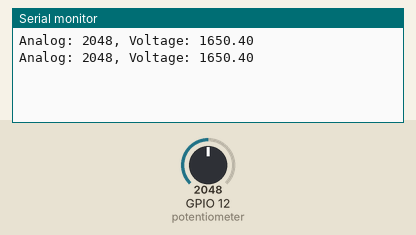
Simulated run of this sketch. Board: ESP32. On the bench: the last lines printed to the serial monitor. The test bench sets the inputs (shaded band); at power-on: GPIO 12 (potentiometer) = 2048.

Above: at 1.8 s.
1.9 s: GPIO 12 (potentiometer) set to 2866
At 2.7 s:
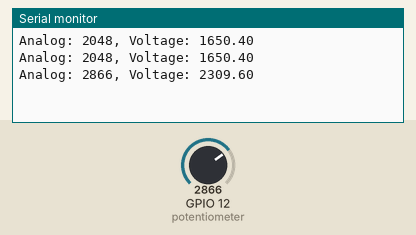
3.4 s: GPIO 12 (potentiometer) set to 3603
At 4.8 s:
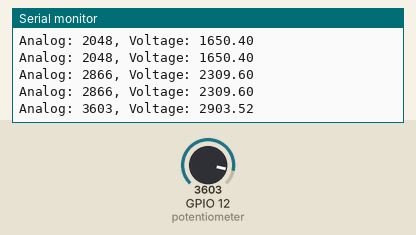
Timing chart, 0 to 6.4 s (numbered marks = the images above; inputs shaded):
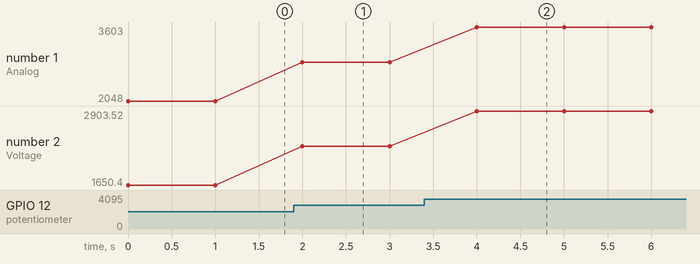

The sketch:

sketch.ino
```cpp
float floatMap(float x, float in_min, float in_max, float out_min, float out_max) {
  return (x - in_min) * (out_max - out_min) / (in_max - in_min) + out_min;
}

void setup() {
  Serial.begin(9600);
}

void loop() {

  int analogValue = analogRead(12);

  float voltage = floatMap(analogValue, 0, 4095, 0, 3.3);

  Serial.print("Analog: ");
  Serial.print(analogValue);
  Serial.print(", Voltage: ");
  Serial.println(voltage*1000);

  delay(1000);
}
```

Measured:
- after the input at 1.9 s, the serial monitor: prints a new line after 0.10 s (image 1)
- after the input at 3.4 s, the serial monitor: prints a new line after 0.60 s (image 2)
- plotted number 1: 2048 → 2866 after the input at 1.9 s, 2866 → 3603 after the input at 3.4 s
- plotted number 2: 1650.4 → 2309.6 after the input at 1.9 s, 2309.6 → 2903.52 after the input at 3.4 s
